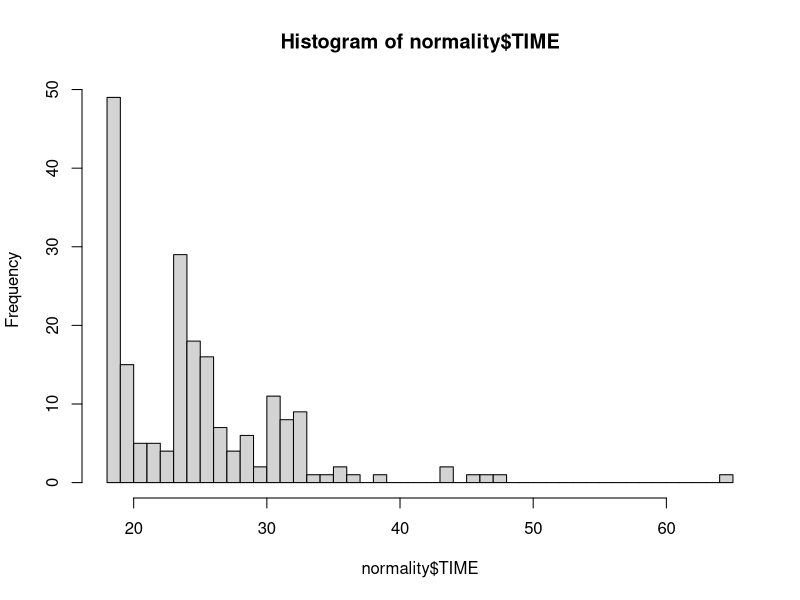
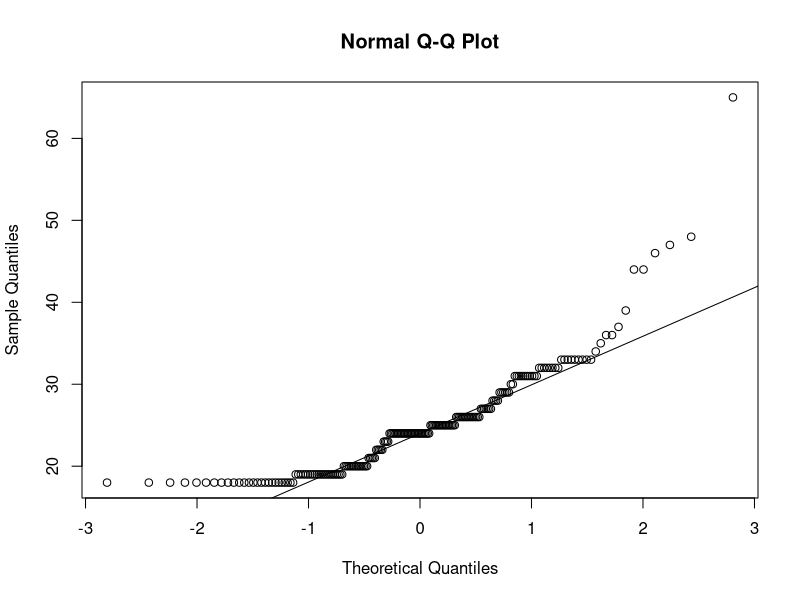
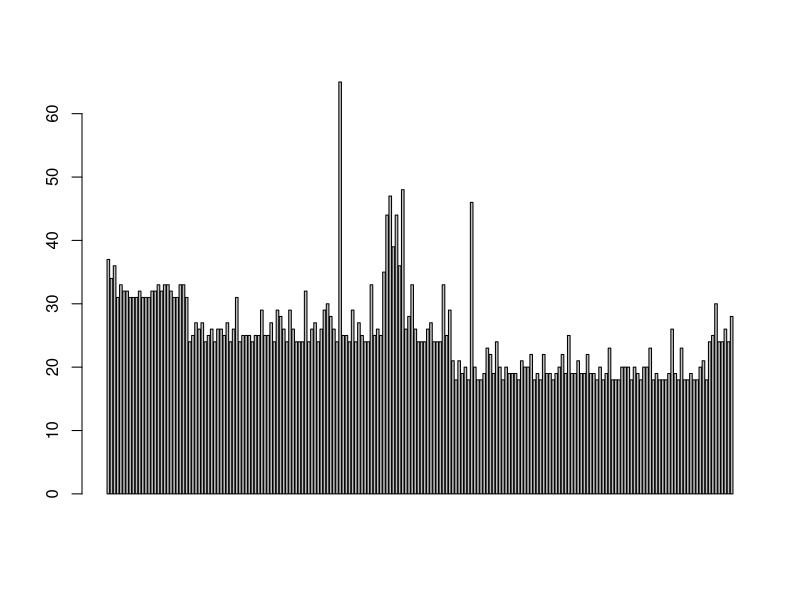
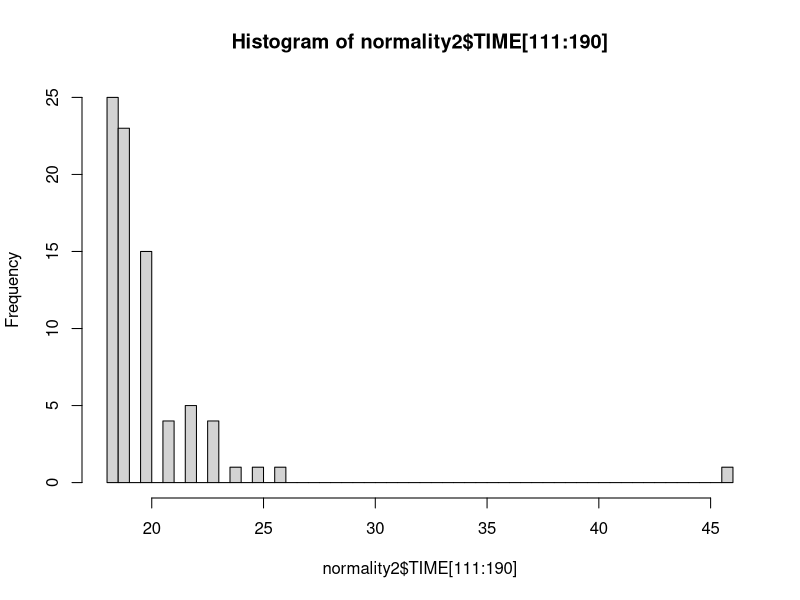
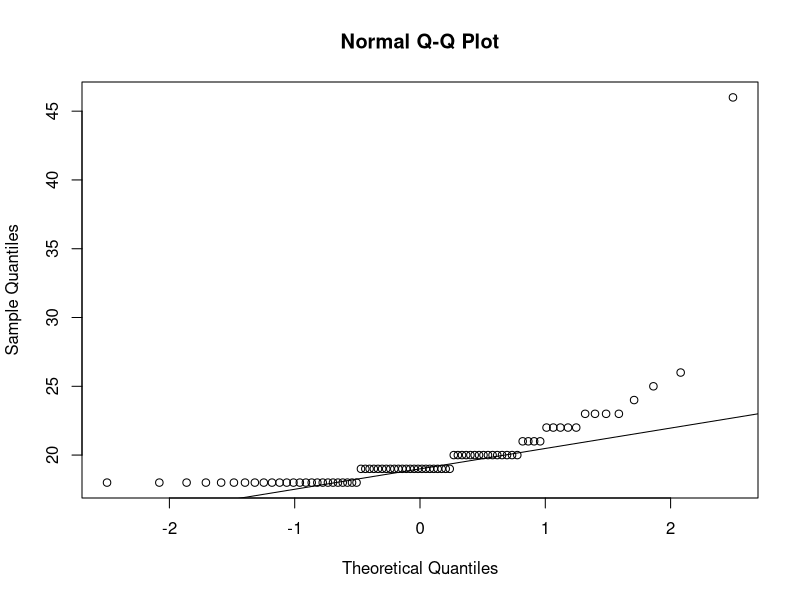
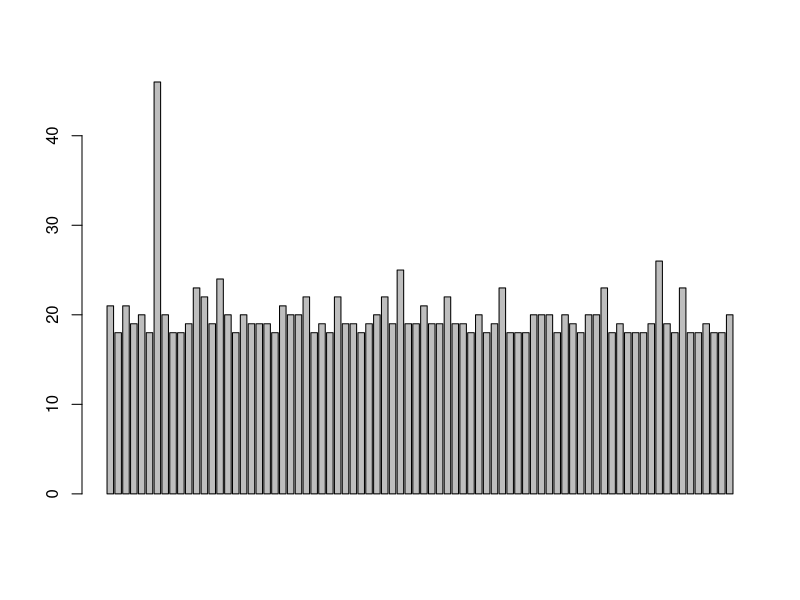
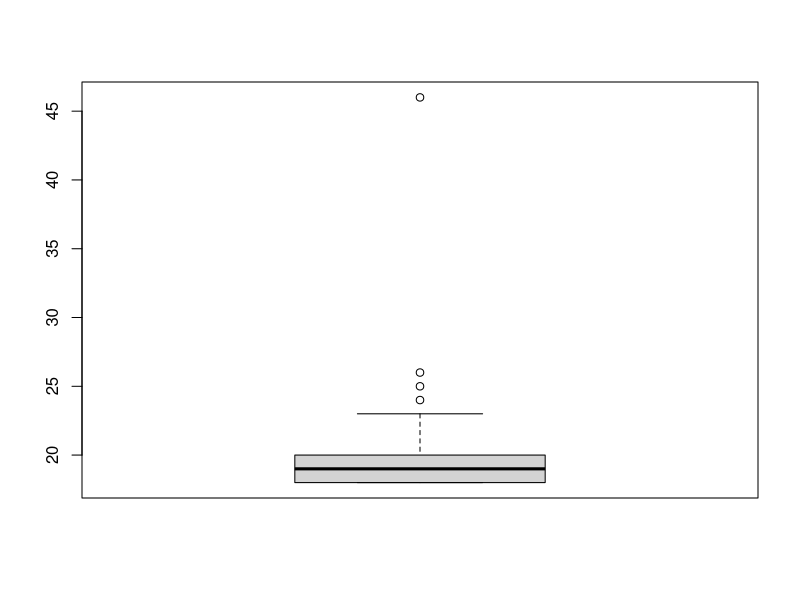
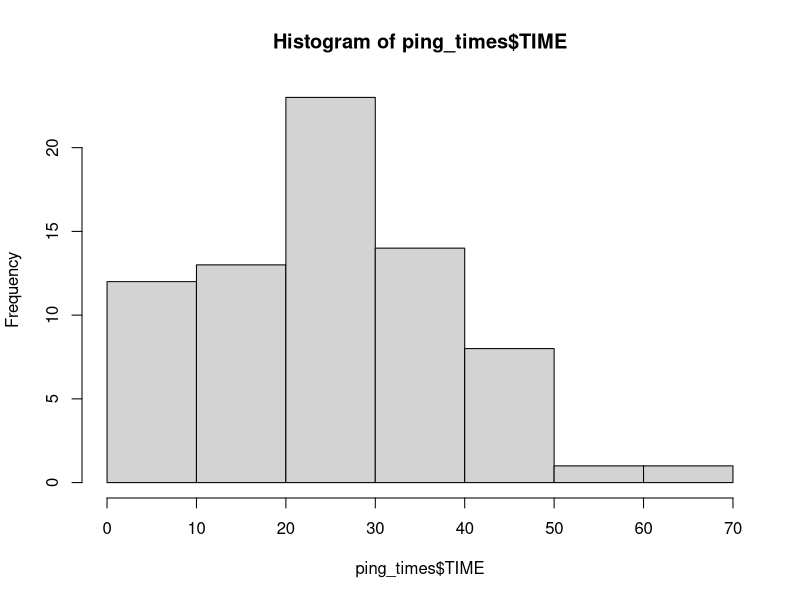

Write the R code that produced these figures, in order. (Note: this script raises an error after producing the figures.)
## ---- chunk 1
knitr::opts_chunk$set(echo = TRUE)
ping_times <- read.csv("times.csv")
normality <- read.csv("NormalityCheckTimes.csv")
normality2 <- read.csv("NormalityCheckTimes2.csv")
## ---- chunk 2
#normality check
hist(normality$TIME,breaks=50)
qqnorm(normality$TIME)
qqline(normality$TIME)
barplot(normality$TIME)

#normality check inside of a "chunk"
hist(normality2$TIME[111:190],breaks=50)
qqnorm(normality2$TIME[111:190])
qqline(normality2$TIME[111:190])
barplot(normality2$TIME[111:190])
boxplot(normality2$TIME[111:190])
summary(normality2$TIME[111:190])

# Summary statistics
summary(ping_times)
hist(ping_times$TIME)
KC = subset(ping_times,select=TIME,LOC=="KC",drop=T)
OK = subset(ping_times,select=TIME,LOC=="OK",drop=T)
hist(KC)
hist(OK)
qqnorm(KC)
qqline(KC)
qqnorm(OK)
qqline(OK)
barplot(KC)
barplot(OK)
var(OK)
var(KC)
mean(OK)
mean(KC)

#Theoretical confidence interval
t.test(KC,OK)

# 95% confidence interval
N <- 10^4
times.diff.mean <- numeric(N)
for(i in 1:N){
  x <- sample(KC, 36, replace=TRUE)
  y <- sample(OK,36, replace=TRUE)
  times.diff.mean[i] <- mean(x) - mean(y)
}
hist(times.diff.mean, main = "Bootstrap distribution of difference in means") 
abline(v = mean(KC) - mean(OK), col = "blue", lty = 2)
dev.new() # Open new graphics device 
qqnorm(times.diff.mean) 
qqline(times.diff.mean)
obs = mean(KC) - mean(OK)
mean(times.diff.mean)
obs
quantile(times.diff.mean,c(0.025,0.975))

# P value
N <- 10^4
result <- numeric(N)
for(i in 1:N){
  index <- sample(72,36,FALSE)
  result[i] <- mean(ping_times$TIME[index]) - mean(ping_times$TIME[-index])
}

# 2 sided test p value
((sum(result < obs)+1)/N)*2


## ---- chunk 3
GammaNLL <- function(pars, data){
  alpha <- pars[[1]]
  theta <- pars[[2]]
  return (-sum(dgamma(data, shape = alpha, scale = theta, log = TRUE)))
}
Fit <- nloptr(x0 = c(guess1, guess2), eval_f = GammaNLL, lb = c(0,0), data = data,
              opts = list(algorithm = "NLOPT_LN_SBPLX", maxeval = 1e5))
